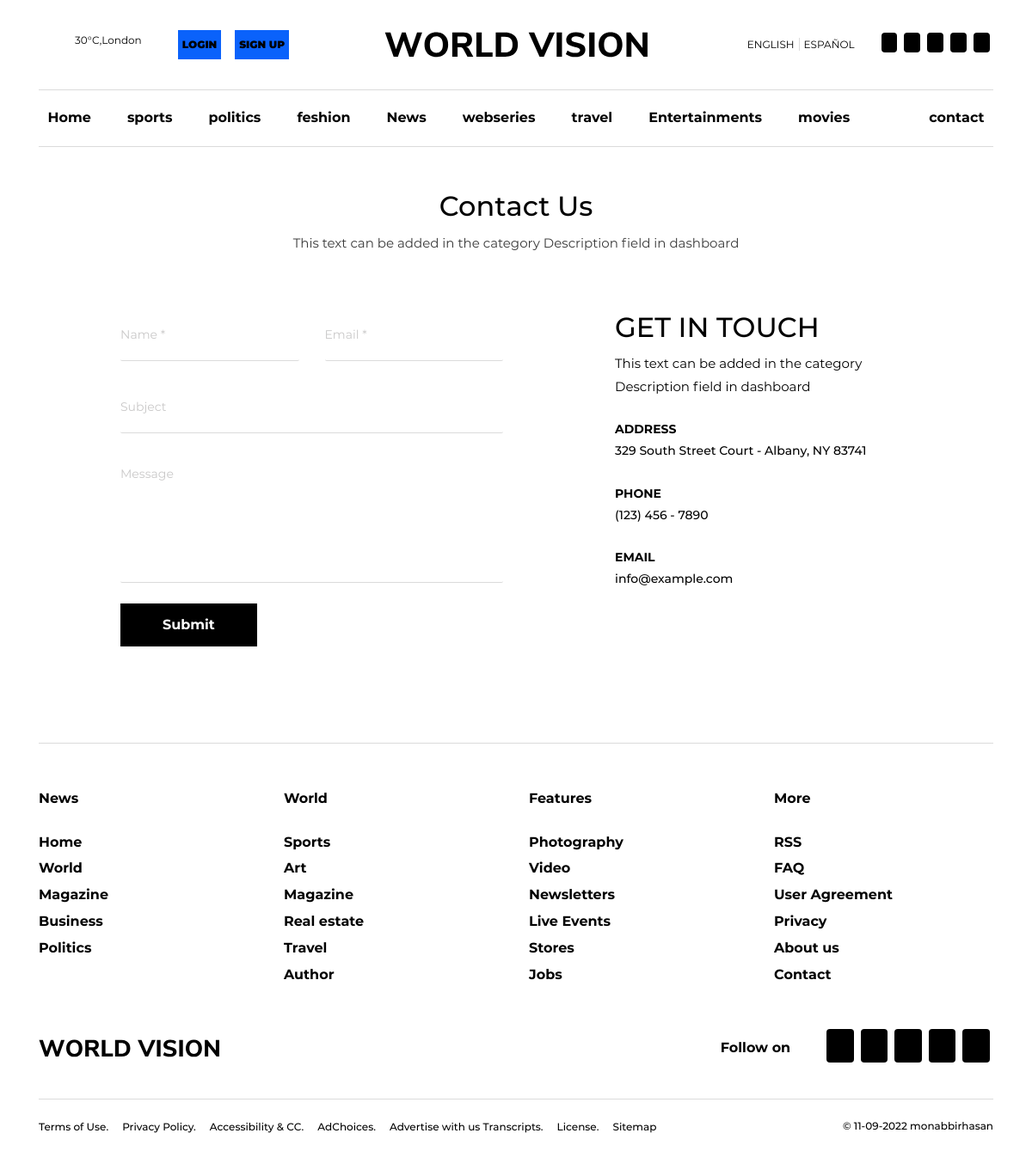
The app's page /contact with its own data.
### category/models.py (models this page shows)
class category(models.Model):
    c_name=models.CharField(max_length=255);
    c_image=models.FileField(upload_to="c_img/",max_length=255,null=True,default=None);
    c_date=models.DateField();
    is_sub=models.IntegerField();
    c_status=models.IntegerField();

### WorldVision/views.py (the view)
# urls.py: path('contact',views.ContactPage),
def ContactPage(request):
    postData=post.objects.all()[:4]
    usersData=users.objects.all()
    categorydata=category.objects.all()
    data={
        'four_news_post':postData,
        'categorydata':categorydata,
        'usersData':usersData,
    }
    return render (request,"contactus.html",data)

### templates/contactus.html (shortened to what this page needs)
{% include 'header.html' %}
        </div>
      <div class="container">
        <div class="row">
          <div class="col-sm-12">
            <div class="text-center">
              <h1 class="text-center mt-5">
                Contact Us
              </h1>
              <p class="text-secondary fs-15 mb-5 pb-3">
                This text can be added in the category Description field in
                dashboard
              </p>
            </div>
          </div>
        </div>
        <div class="contact-wrap">
          <div class="row">
            <div class="col-lg-6  mb-5 mb-sm-2">
              <form method="post">
                <div class="row">
                  <div class="col-sm-6">
                    <div class="form-group">
                      <input
                        type="text"
                        class="form-control"
                        id="name"
                        name="username"
                        aria-describedby="name"
                        placeholder="Name *"
                      />
                    </div>
                  </div>
                  <div class="col-sm-6">
                    <div class="form-group">
                      <input
                        type="email"
                        name="email"
                        class="form-control"
                        id="email"
                        aria-describedby="email"
                        placeholder="Email *"
                      />
                    </div>
                  </div>
                </div>
                <div class="row">
                  <div class="col-sm-12">
                    <div class="form-group">
                      <input
                        type="text"
                        name="subject"
                        class="form-control"
                        id="subject"
                        aria-describedby="Subject"
                        placeholder="Subject"
                      />
                    </div>
                  </div>
                </div>
                <div class="row">
                  <div class="col-sm-12">
                    <div class="form-group">
                      <textarea
                      style="resize:none; height:150px;"
                        class="form-control textarea"
                        placeholder="Message"
                        id="message"
                        name="Details"
                      ></textarea>
                    </div>
                  </div>
                </div>
                <div class="row">
                  <div class="col-sm-12">
                    <div class="form-group">
                      <a href="" type="submit" class="btn btn-lg btn-dark font-weight-bold"
                        >Submit</a>
                    </div>
                  </div>
                </div>
              </form>
            </div>
            <div class="col-lg-6 mb-2 mb-lg-2">
              <div class="contact-right-padding">
                <div class="row">
                  <div class="col-sm-12  mb-2 mb-lg-2">
                    <h1>GET IN TOUCH</h1>
                    <p class="mb-4 fs-15">
                      This text can be added in the category Description field
                      in dashboard
                    </p>
                    <p class="mb-0 font-weight-bold fs-14">
                      ADDRESS
                    </p>
                    <p class="mb-4 font-weight-medium fs-14">
                      329 South Street Court - Albany, NY 83741
                    </p>
                    <p class="mb-0 font-weight-bold fs-14">
                      PHONE
                    </p>
                    <p class="mb-4 font-weight-medium fs-14">
                      (123) 456 - 7890
                    </p>
                    <p class="mb-0 font-weight-bold fs-14">
                      EMAIL
                    </p>
                    <p class="mb-4 font-weight-medium fs-14">
                      info@example.com
                    </p>
                  </div>
                </div>
              </div>
            </div>
          </div>
        </div>
      </div>
    </div>
    {% include 'footer.html' %}

### templates/top_menu.html (shortened to what this page needs)
<div class="navbar-bottom-menu">
    <div class="navbar-collapse justify-content-center collapse" id="navbarSupportedContent">
      <ul
        class="navbar-nav d-lg-flex justify-content-between align-items-center"
      >
        <li class="nav-item active">
          <a class="nav-link active" href="/">Home</a>
        </li>
        {% for i in  categorydata %}
        <li class="nav-item active">
           <a class="nav-link" style="text-transform:capitalize!importent;" href="/news-post/{{i.id}}">{{i.c_name}}</a>
         </li>
        {% endfor %}
        <li class="nav-item active">
          <a class="nav-link" style="text-transform:capitalize!importent;" href="/contact">contact</a>
        </li>
      </ul>
    </div>
  </div>

### records on screen
category: c_name "sports"
category: c_name "politics"
category: c_name "feshion"
category: c_name "News"
category: c_name "webseries"
category: c_name "travel"
category: c_name "Entertainments"
category: c_name "movies"
